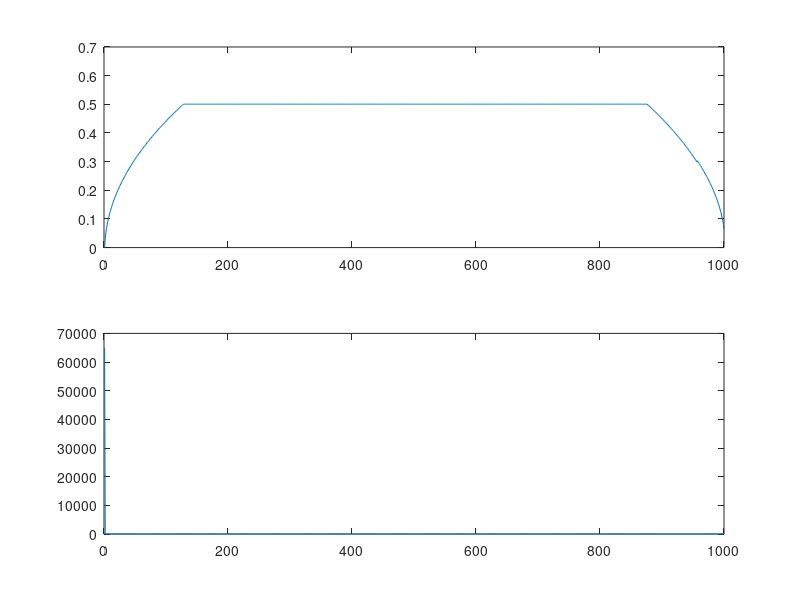

This figure's MATLAB source:
%% Initialisierung der Anfangs und Endbedingung
x_act=single(0);    %Startgeschwindigkeit �ber timervalue anpassen, x_act wird anhand von timervalue berechnet
v_act=single(0);
x_ziel=single(1000);
v_ziel=single(0);
a_max=single(0.001);
v_max=single(0.5); % Bedingt durch den Zusammenhang v = 1/timer
timervalue=single(65000); %TODO evtl mit v_act kombinieren bzw. daraus berechnen lassen
%Einheit für Länge = Schritt
%Einheit für Zeit = Schritt/Sekunde

geschwindigkeits_log = [1:1000]'; %aktuelle Geschwindigkeit bei jedem timer compare match
timervalue_log = [1:1000]'; %aktueller Wert bei timer compare match

while(x_act ~= x_ziel) %solange Zielpunkt nicht erreicht wurde
   % Nur logging, keine Funktion im späteren Programm
   geschwindigkeits_log(x_act+1 , 1) = 1/timervalue;
   timervalue_log(x_act+1 , 1) = timervalue;
   
   
   
   %v_act = 1/timervalue;
   x_diff = x_ziel - x_act; %Weg bis zum Ziel
   v_diff = v_ziel - 1/timervalue;  %Geschwindigkeitsunterschied zur Zielgeschwindigkeit
   %x_B = (1/timervalue^2)/(2*a_max)-(v_ziel^2)/(2*a_max);  %Bremsweg
   x_B = (1/(timervalue^2*2*a_max))-(v_ziel^2)/(2*a_max);  %Bremsweg
   
   if(1/timervalue >= v_ziel)  %Wenn die aktuelle Geschwindigkeit gr��er als die Zielgeschwindigkeit ist
       
       if(x_diff > x_B) %Wenn der Bremsweg noch ausreicht, Beschleunigen TODO evtl x_B+1
          %Beschleunigen
          if(1/timervalue >= v_max)
              %todo evtl. abbremsen
          else
          timervalue = (sqrt((1/timervalue)^2 + 4*a_max) - 1/timervalue)/(2*a_max);
          end

       else             %Wenn der Bremsweg nicht mehr reicht, Bremsen
          %Bremsen
          timervalue = (sqrt((1/timervalue)^2 - 4*a_max) - 1/timervalue)/(-2*a_max);
          
       end              %ggf Totbereich hinzuf�gen      
   else
       %Beschleunigen
       timervalue = (sqrt((1/timervalue)^2 + 4*a_max) - 1/timervalue)/(2*a_max);
   end   
   x_act = x_act+1;
end
subplot(2, 1, 1);
plot(geschwindigkeits_log)
subplot(2, 1, 2);
plot(timervalue_log)

%%

% Wichtig: 
% für alle Operatoren Overflow/Underflow überprüfen


% Datenformat:
% Schritte: uint32
% a, v: 32 bit, Komma an 16. Stelle binär (d.h. 16 Bit für Vor- und Nachkommabereich)
% Timerwert: uint32, muss auf 65535 = 2^16-1 beschränkt werden. 
